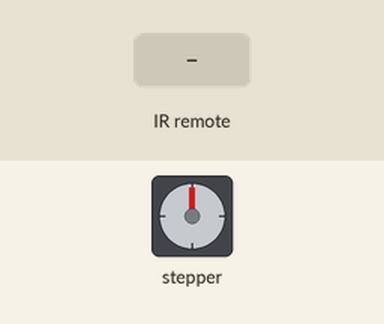
The sketch below on a simulated Arduino Uno, built with avr-gcc and run on an emulated ATmega328P. Parts: stepper motor. Wiring (inferred from the names in the program): stepper motor driver (200 steps per turn assumed): step pin 7; direction pin 6. The test bench sets the inputs (shaded band).

Above: at 1.2 s.
1.3 s: infrared code 0xFF30CF received
At 1.45 s:
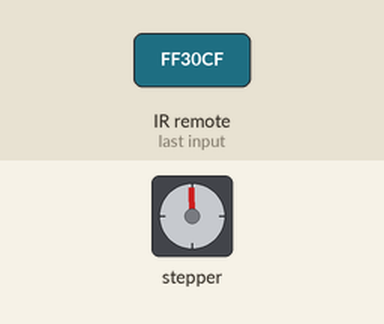
At 2.05 s:
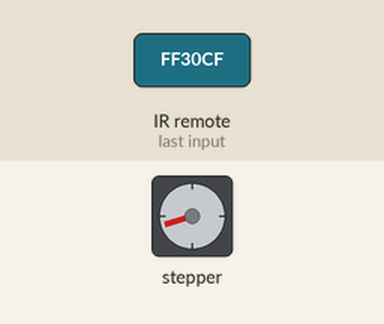
Timing chart, 0 to 13.3 s (numbered marks = the images above; inputs shaded):
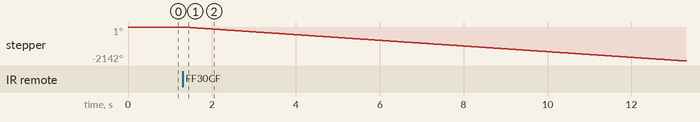

The sketch:

control_stepper_with_pilot.ino
```cpp
#include <IRremote.h>

#define Step 7
#define Dir 6
#define irPin 5

int engineRotationSpeed = 5;   // Speed of the rotation (smaller means faster rotation)
int engineRotationDirection= 0 ;  // Rotation direction (0 or 1)

IRrecv irrecv(irPin);
decode_results results;

bool isActive = false;

void runEngine()
{
  if(isActive==true)
  {
    digitalWrite(Dir,engineRotationDirection);
    digitalWrite(Step,LOW);
    digitalWrite(Step,HIGH);
    delay(engineRotationSpeed);
    digitalWrite(Step,LOW );
    delay(engineRotationSpeed);
  }
  else
  {
    digitalWrite(Step,LOW );
  }
}

void setup()
{
  pinMode(Step,OUTPUT);
  pinMode(Dir,OUTPUT);

  Serial.begin(9600);
  irrecv.enableIRIn();
}

void loop()
{
    if (irrecv.decode(&results))
    {
     /*
      Serial.print("0x");
      Serial.println(results.value, HEX);
      delay(250);
     */
      switch(results.value)
      {
        case 0xFF30CF:
          if(isActive==true)
            isActive = false;
          else
            isActive = true;
          break;

        case 0xFFA857:
          if(engineRotationSpeed >=2)
            engineRotationSpeed--;
          break;

        case 0xFFE01F:
          if(engineRotationSpeed <=9)
            engineRotationSpeed++;
          break;

        case 0xFF906F:
          if(engineRotationDirection == 0) engineRotationDirection = 1;
          else engineRotationDirection = 0;
      }
      irrecv.resume(); // it's taking next value of ir signal
    }
    runEngine();
}
```

Measured:
- after the input at 1.3 s, stepper: keeps turning counter-clockwise at about 179°/s, starting at once
